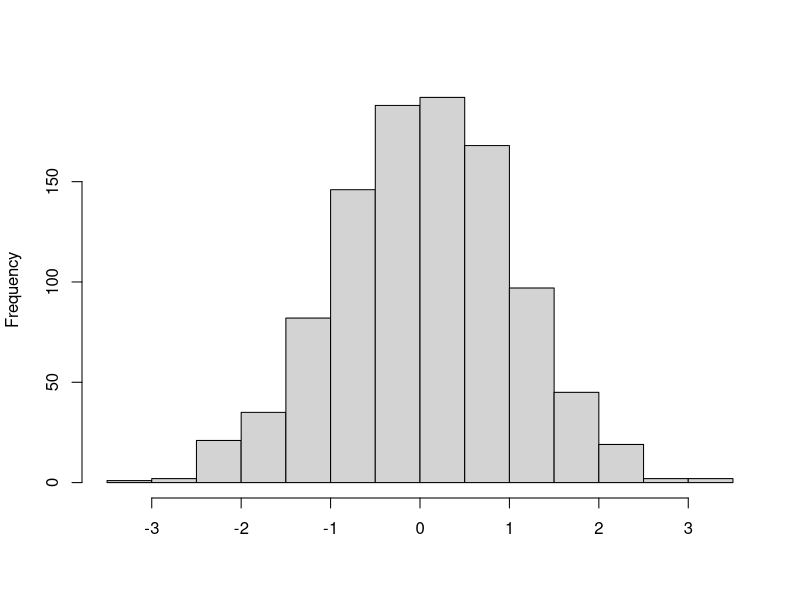

The R source for this figure:
## ---- chunk 1
knitr::opts_chunk$set(echo = TRUE)
## ---- chunk 2
x <- rnorm(1000)
hist(x, col = "lightgray", main = "", xlab = "")
